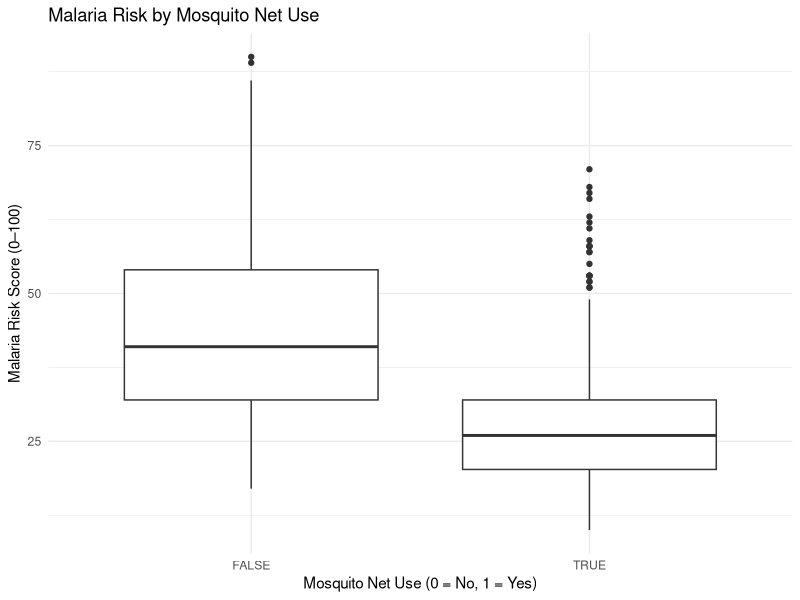
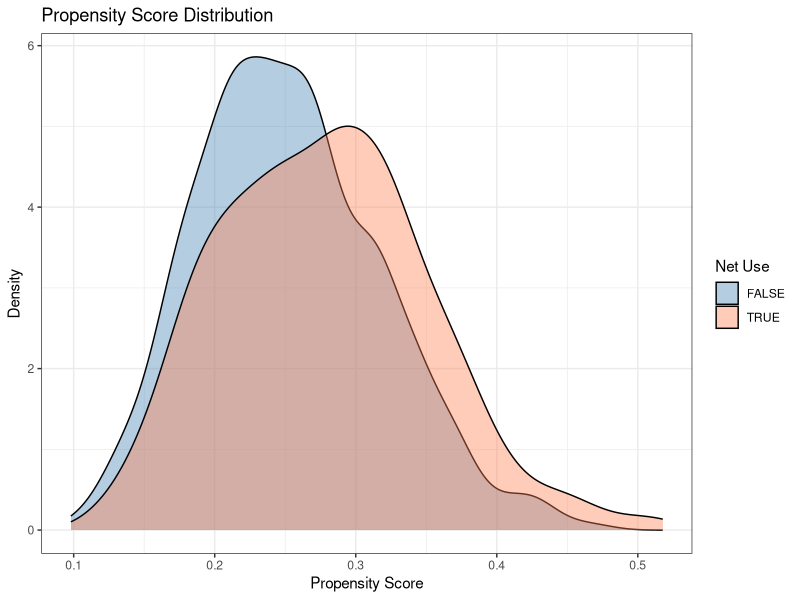
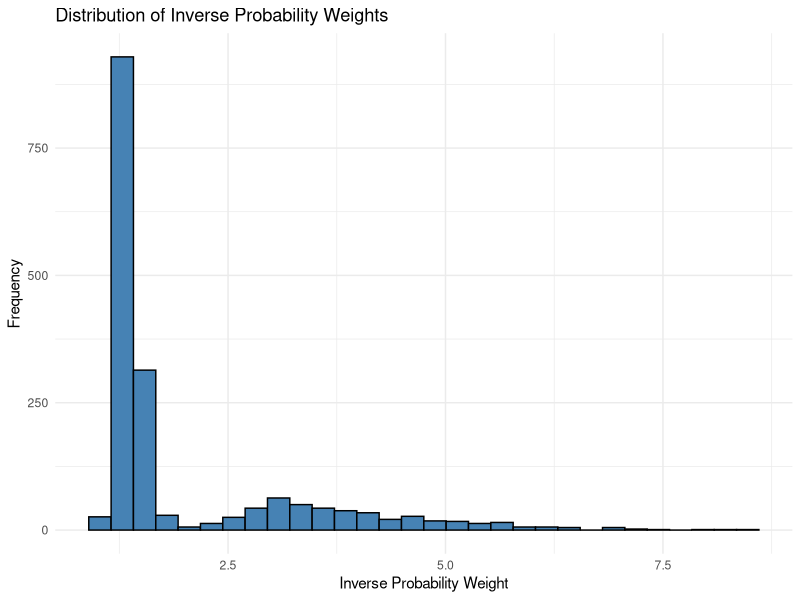
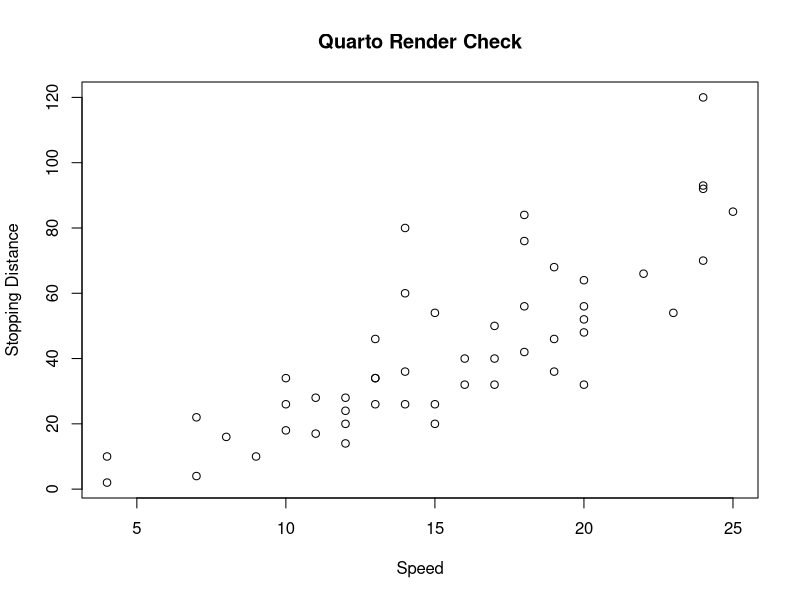

Generate these figures, in order, with R:
## ---- chunk 1
#| label: q01-data
library(tidyverse)
library(broom)
library(dplyr)

net_data <- read_csv("net_data.csv")

# Your code here
## ---- chunk 2
#examine data structure
glimpse(net_data)

#checking for missing values
net_data %>% 
  map(is.na) %>% 
  map(sum)

#counting values in 'net'
net_data %>%
  count(net)

head(net_data)
## ---- chunk 3
#| label: q03-unadjusted
# Your code here

# Boxplot
ggplot(net_data, aes(x = net, y = malaria_risk)) +
  geom_boxplot() +
  labs(
    title = "Malaria Risk by Mosquito Net Use",
    x = "Mosquito Net Use (0 = No, 1 = Yes)",
    y = "Malaria Risk Score (0–100)"
  ) +
  theme_minimal()

# Table of mean malaria risk 
mean_table <- net_data %>%
  group_by(net) %>%
  summarise(
    n = sum(!is.na(malaria_risk)),
    mean_malaria_risk = mean(malaria_risk, na.rm = TRUE)
  )

print(mean_table)

mean_users <- mean(net_data$malaria_risk[net_data$net == 1], na.rm = TRUE)

mean_nonusers <- mean(net_data$malaria_risk[net_data$net == 0], na.rm = TRUE)

unadjusted_difference <- mean_users - mean_nonusers

print(unadjusted_difference)
## ---- chunk 4
#| label: q06-propensity
# Your code here
#creating logistic regression model using net as the outcome variable with confounding parameters income, health and temperature
log_reg <- glm(
  net ~ income + health + temperature, 
  data=net_data,
  family=binomial(link = 'logit')
)
## ---- chunk 5
#calculating propensity scores ('response' calculates propensity scores)
prop_scores <- predict(
  log_reg, type = 'response')

#adding propensity scores to df
net_data <- net_data %>% 
  mutate(prop_scores)

#displaying summary and range by treatment group 
net_data %>% 
  group_by(net) %>% 
  summarize(
    n = n(),
    mean = mean(prop_scores),
    median = median(prop_scores),
    sd = sd(prop_scores),
    min = min(prop_scores),
    max = max(prop_scores)
    
  )

## ---- chunk 6
#| label: q07-weights
# Your code here
#verify propensity scores are between 0 and 1: 
all(prop_scores > 0 & prop_scores < 1)

#calculating inverse probability weights from propensity scores and creating a new column of them called ip_weights for new data frame ip_data
ip_data <- net_data %>% 
  mutate( ip_weights = if_else(
    net == TRUE,
    1 / prop_scores, 
    1 / (1 - prop_scores)
  )
)

#showing first 6 observations
ip_data %>% 
  dplyr::select(net, prop_scores, ip_weights) %>% 
  head(6)
## ---- chunk 7
#| label: q08-overlap
# Your code here
#creating overlapping density plot
ggplot(ip_data, aes(x=prop_scores, fill=net)) +
  geom_density(alpha=0.4) + #transparency of curve
  scale_fill_manual(values = c("FALSE" = "steelblue", "TRUE" = "coral")) + #color scheme
  labs( #labels
      title = "Propensity Score Distribution", 
      x = "Propensity Score",
      y = "Density",
      fill = "Net Use"
  ) + 
  theme_bw()
## ---- chunk 8
#| label: q09-weight-diagnostics
# Your code here
ggplot(ip_data, aes(x = ip_weights)) +
  geom_histogram(bins = 30, color = "black", fill = "steelblue") +
  labs(
    title = "Distribution of Inverse Probability Weights",
    x = "Inverse Probability Weight",
    y = "Frequency"
  ) +
  theme_minimal()

quantile(
  ip_data$ip_weights,
  probs = c(0, 0.50, 0.99, 1),
  na.rm = TRUE
)
## ---- chunk 9
#| label: q10-effect
# Your code here
## ---- chunk 10
#| label: render-check
#| echo: true

plot(
  cars,
  main = "Quarto Render Check",
  xlab = "Speed",
  ylab = "Stopping Distance"
)
## ---- chunk 11
#| label: session
sessionInfo()
